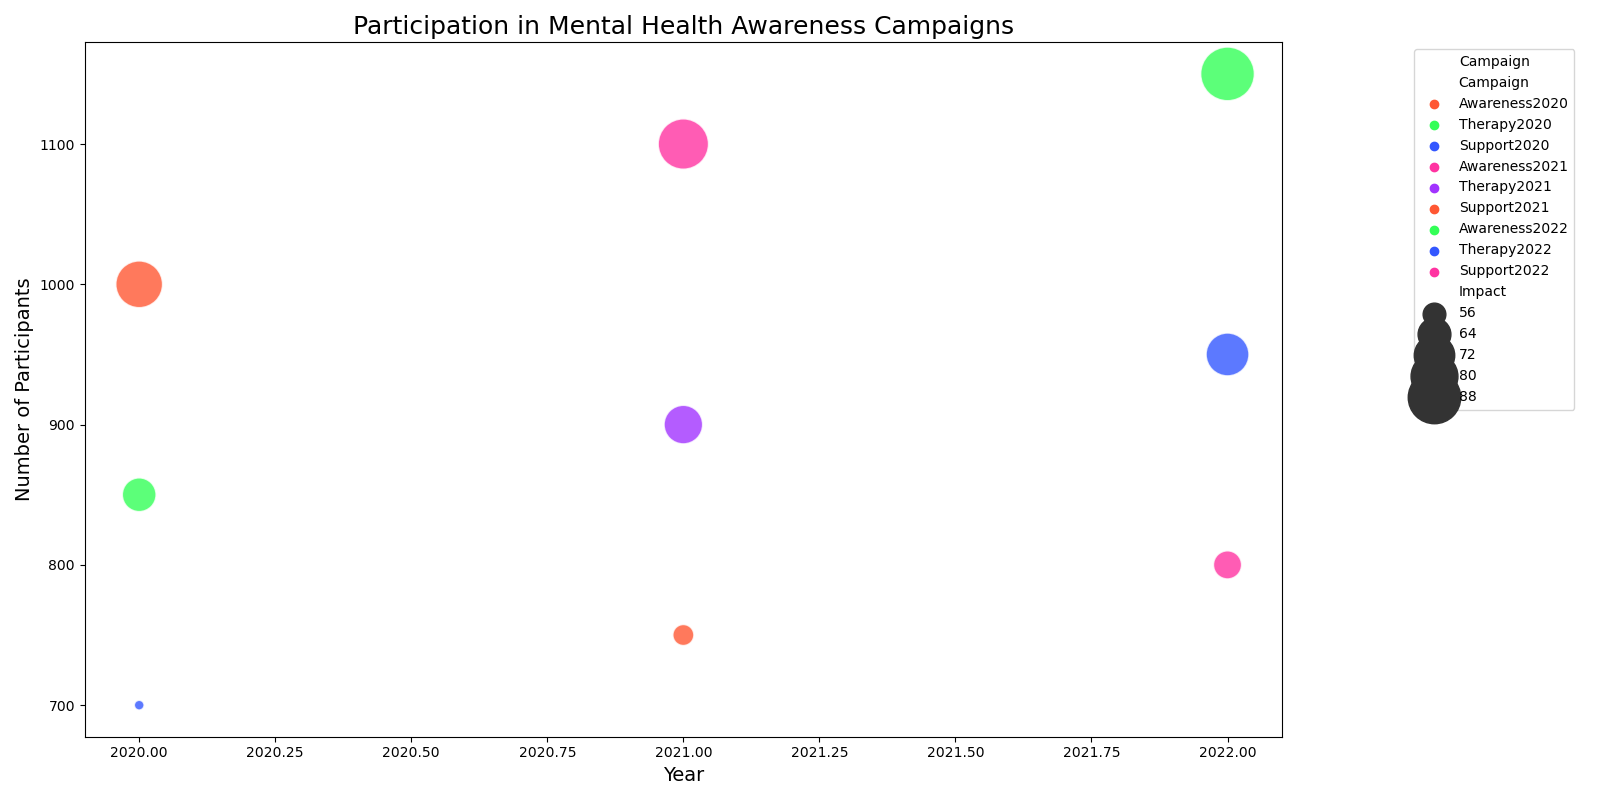

Write Python code to recreate this figure.

import seaborn as sns
import matplotlib.pyplot as plt
import pandas as pd

# Data
data = {
    'Campaign': ['Awareness2020', 'Therapy2020', 'Support2020',
                 'Awareness2021', 'Therapy2021', 'Support2021',
                 'Awareness2022', 'Therapy2022', 'Support2022'],
    'Year': [2020, 2020, 2020, 2021, 2021, 2021, 2022, 2022, 2022],
    'Participants': [1000, 850, 700, 1100, 900, 750, 1150, 950, 800],
    'Impact': [80, 65, 50, 85, 70, 55, 90, 75, 60]
}

# Converting data to DataFrame
df = pd.DataFrame(data)

# Create the bubble chart
plt.figure(figsize=(16, 8))
bubble_chart = sns.scatterplot(data=df, x="Year", y="Participants",
                               hue="Campaign", size="Impact",
                               palette=["#FF5733", "#33FF57", "#3357FF", "#FF33A1", "#A133FF"],
                               sizes=(50, 1500), alpha=0.8)

# Adjust the legend and plot titles
plt.title('Participation in Mental Health Awareness Campaigns', fontsize=18)
bubble_chart.legend(loc='upper right', bbox_to_anchor=(1.25, 1), title='Campaign')
bubble_chart.set_xlabel('Year', fontsize=14)
bubble_chart.set_ylabel('Number of Participants', fontsize=14)

plt.tight_layout()
plt.show()
